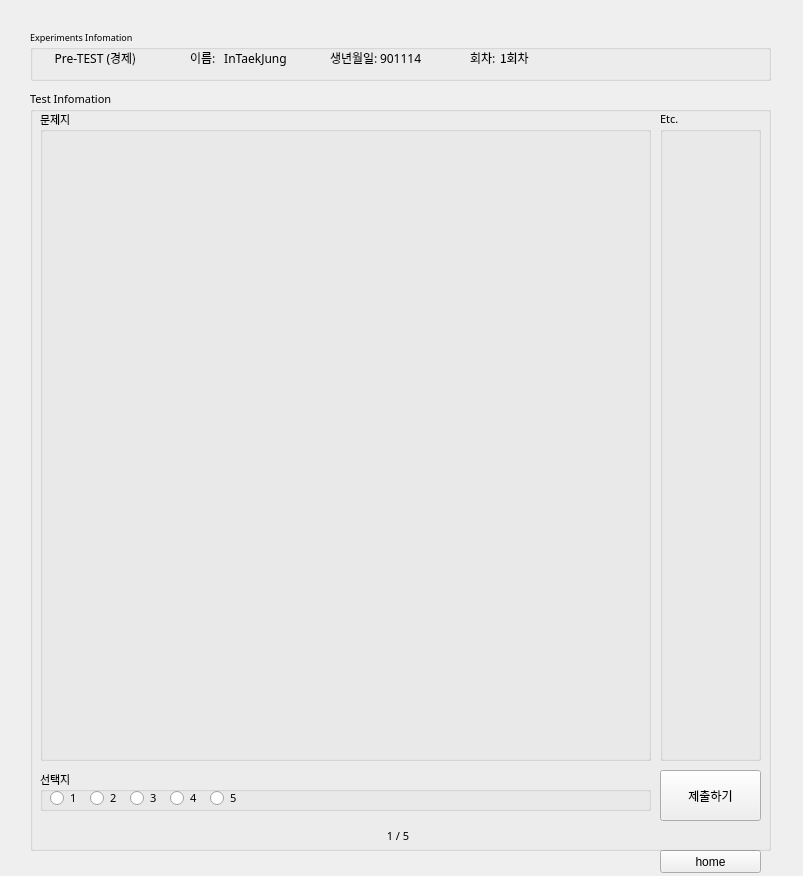
<?xml version="1.0" encoding="UTF-8"?>
<ui version="4.0">
 <class>Form</class>
 <widget class="QWidget" name="Form">
  <property name="geometry">
   <rect>
    <x>0</x>
    <y>0</y>
    <width>803</width>
    <height>876</height>
   </rect>
  </property>
  <property name="windowTitle">
   <string>Form</string>
  </property>
  <widget class="QPushButton" name="homeBtn">
   <property name="geometry">
    <rect>
     <x>660</x>
     <y>850</y>
     <width>101</width>
     <height>23</height>
    </rect>
   </property>
   <property name="text">
    <string>home</string>
   </property>
  </widget>
  <widget class="QGroupBox" name="expInfoGBox">
   <property name="geometry">
    <rect>
     <x>30</x>
     <y>30</y>
     <width>741</width>
     <height>51</height>
    </rect>
   </property>
   <property name="font">
    <font>
     <family>나눔스퀘어_ac</family>
     <pointsize>7</pointsize>
    </font>
   </property>
   <property name="title">
    <string>Experiments Infomation</string>
   </property>
   <widget class="QLabel" name="nameLabel2">
    <property name="geometry">
     <rect>
      <x>190</x>
      <y>20</y>
      <width>71</width>
      <height>16</height>
     </rect>
    </property>
    <property name="font">
     <font>
      <family>나눔스퀘어_ac</family>
      <pointsize>9</pointsize>
     </font>
    </property>
    <property name="text">
     <string>InTaekJung</string>
    </property>
    <property name="alignment">
     <set>Qt::AlignCenter</set>
    </property>
   </widget>
   <widget class="QLabel" name="test_title">
    <property name="geometry">
     <rect>
      <x>20</x>
      <y>20</y>
      <width>91</width>
      <height>16</height>
     </rect>
    </property>
    <property name="font">
     <font>
      <pointsize>9</pointsize>
     </font>
    </property>
    <property name="text">
     <string>Pre-TEST (경제)</string>
    </property>
    <property name="alignment">
     <set>Qt::AlignCenter</set>
    </property>
   </widget>
   <widget class="QLabel" name="expCntLabel2">
    <property name="geometry">
     <rect>
      <x>470</x>
      <y>20</y>
      <width>41</width>
      <height>16</height>
     </rect>
    </property>
    <property name="font">
     <font>
      <pointsize>9</pointsize>
     </font>
    </property>
    <property name="text">
     <string>1회차</string>
    </property>
   </widget>
   <widget class="QLabel" name="name2">
    <property name="geometry">
     <rect>
      <x>160</x>
      <y>20</y>
      <width>31</width>
      <height>16</height>
     </rect>
    </property>
    <property name="font">
     <font>
      <pointsize>9</pointsize>
     </font>
    </property>
    <property name="text">
     <string>이름: </string>
    </property>
   </widget>
   <widget class="QLabel" name="expCnt2">
    <property name="geometry">
     <rect>
      <x>440</x>
      <y>20</y>
      <width>31</width>
      <height>16</height>
     </rect>
    </property>
    <property name="font">
     <font>
      <pointsize>9</pointsize>
     </font>
    </property>
    <property name="text">
     <string>회차:</string>
    </property>
   </widget>
   <widget class="QLabel" name="birth_2">
    <property name="geometry">
     <rect>
      <x>300</x>
      <y>20</y>
      <width>51</width>
      <height>16</height>
     </rect>
    </property>
    <property name="font">
     <font>
      <pointsize>9</pointsize>
     </font>
    </property>
    <property name="text">
     <string>생년월일:</string>
    </property>
   </widget>
   <widget class="QLabel" name="birthLabel2">
    <property name="geometry">
     <rect>
      <x>350</x>
      <y>20</y>
      <width>51</width>
      <height>16</height>
     </rect>
    </property>
    <property name="font">
     <font>
      <pointsize>9</pointsize>
     </font>
    </property>
    <property name="text">
     <string>901114</string>
    </property>
   </widget>
  </widget>
  <widget class="QGroupBox" name="TeInfoGBox">
   <property name="geometry">
    <rect>
     <x>30</x>
     <y>90</y>
     <width>741</width>
     <height>761</height>
    </rect>
   </property>
   <property name="font">
    <font>
     <family>나눔스퀘어_ac</family>
     <pointsize>8</pointsize>
    </font>
   </property>
   <property name="title">
    <string>Test Infomation</string>
   </property>
   <widget class="QGroupBox" name="testGBox">
    <property name="geometry">
     <rect>
      <x>10</x>
      <y>20</y>
      <width>611</width>
      <height>651</height>
     </rect>
    </property>
    <property name="title">
     <string>문제지</string>
    </property>
    <widget class="QLabel" name="testLabel">
     <property name="geometry">
      <rect>
       <x>10</x>
       <y>20</y>
       <width>581</width>
       <height>621</height>
      </rect>
     </property>
     <property name="sizePolicy">
      <sizepolicy hsizetype="Preferred" vsizetype="Expanding">
       <horstretch>0</horstretch>
       <verstretch>0</verstretch>
      </sizepolicy>
     </property>
     <property name="text">
      <string/>
     </property>
    </widget>
   </widget>
   <widget class="QGroupBox" name="ansGBox">
    <property name="geometry">
     <rect>
      <x>10</x>
      <y>680</y>
      <width>611</width>
      <height>41</height>
     </rect>
    </property>
    <property name="title">
     <string>선택지</string>
    </property>
    <widget class="QRadioButton" name="ansRBtn1">
     <property name="geometry">
      <rect>
       <x>10</x>
       <y>20</y>
       <width>31</width>
       <height>16</height>
      </rect>
     </property>
     <property name="text">
      <string>1</string>
     </property>
    </widget>
    <widget class="QRadioButton" name="ansRBtn2">
     <property name="geometry">
      <rect>
       <x>50</x>
       <y>20</y>
       <width>31</width>
       <height>16</height>
      </rect>
     </property>
     <property name="text">
      <string>2</string>
     </property>
    </widget>
    <widget class="QRadioButton" name="ansRBtn3">
     <property name="geometry">
      <rect>
       <x>90</x>
       <y>20</y>
       <width>31</width>
       <height>16</height>
      </rect>
     </property>
     <property name="text">
      <string>3</string>
     </property>
    </widget>
    <widget class="QRadioButton" name="ansRBtn4">
     <property name="geometry">
      <rect>
       <x>130</x>
       <y>20</y>
       <width>31</width>
       <height>16</height>
      </rect>
     </property>
     <property name="text">
      <string>4</string>
     </property>
    </widget>
    <widget class="QRadioButton" name="ansRBtn5">
     <property name="geometry">
      <rect>
       <x>170</x>
       <y>20</y>
       <width>31</width>
       <height>16</height>
      </rect>
     </property>
     <property name="text">
      <string>5</string>
     </property>
    </widget>
   </widget>
   <widget class="QLabel" name="testCntLabel">
    <property name="geometry">
     <rect>
      <x>340</x>
      <y>740</y>
      <width>56</width>
      <height>12</height>
     </rect>
    </property>
    <property name="text">
     <string>1 / 5</string>
    </property>
    <property name="alignment">
     <set>Qt::AlignCenter</set>
    </property>
   </widget>
   <widget class="QPushButton" name="teSubmitBtn">
    <property name="geometry">
     <rect>
      <x>630</x>
      <y>680</y>
      <width>101</width>
      <height>51</height>
     </rect>
    </property>
    <property name="font">
     <font>
      <pointsize>9</pointsize>
     </font>
    </property>
    <property name="text">
     <string>제출하기</string>
    </property>
   </widget>
   <widget class="QGroupBox" name="etcGBox">
    <property name="geometry">
     <rect>
      <x>630</x>
      <y>20</y>
      <width>101</width>
      <height>651</height>
     </rect>
    </property>
    <property name="title">
     <string>Etc.</string>
    </property>
   </widget>
  </widget>
 </widget>
 <resources/>
 <connections/>
</ui>
